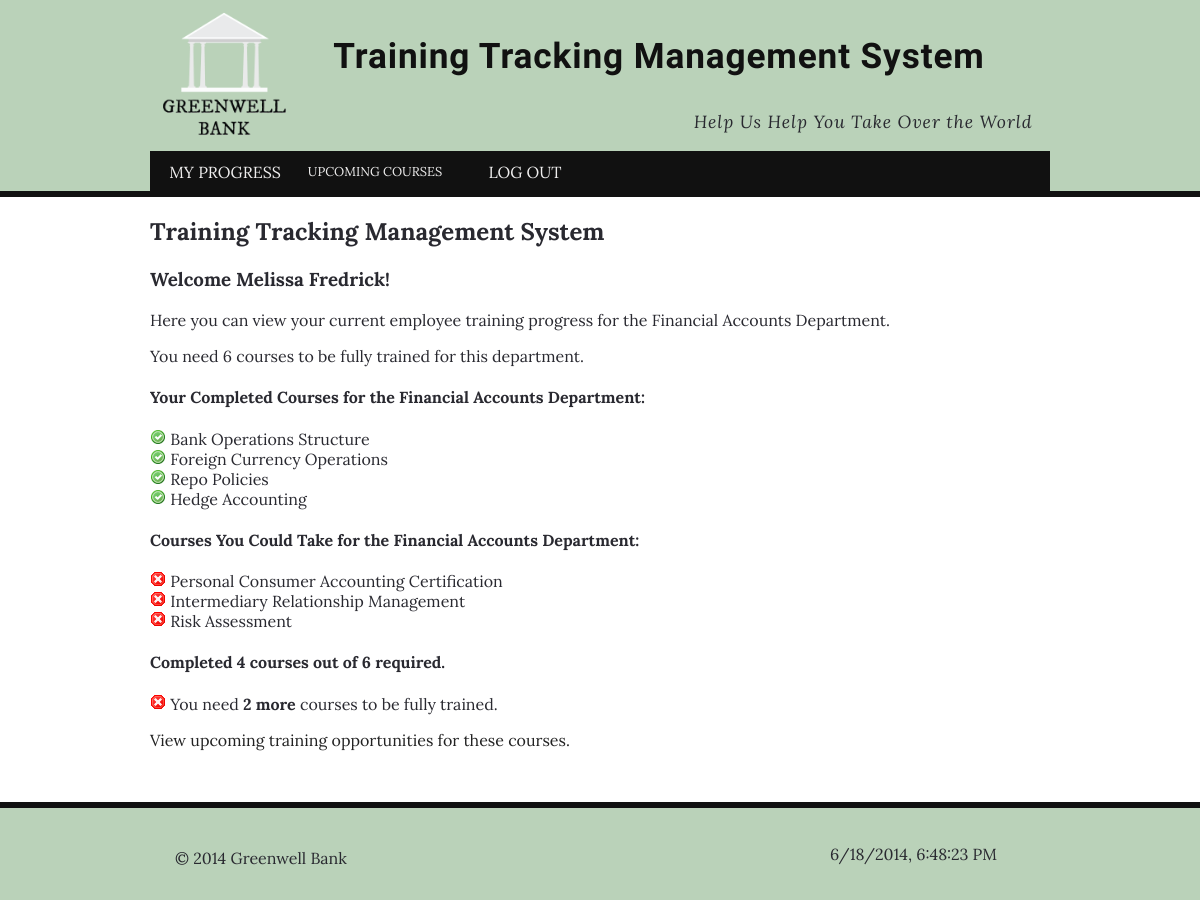
/main.php (signed in), run on the app's committed database.
### tables this page shows
CREATE TABLE IF NOT EXISTS `users` (
  `user_id` int(4) NOT NULL AUTO_INCREMENT,
  `username` varchar(40) NOT NULL,
  `pass` varchar(40) NOT NULL,
  `first_name` varchar(40) NOT NULL,
  `last_name` varchar(40) NOT NULL,
  `usergroup_id` int(4) NOT NULL,
  `department_id` int(4) NOT NULL,
  `active` int(1) NOT NULL DEFAULT '1',
  PRIMARY KEY (`user_id`)
);

CREATE TABLE IF NOT EXISTS `departments` (
  `department_id` int(4) NOT NULL,
  `department_name` varchar(40) NOT NULL,
  `department_desc` text NOT NULL,
  `required_courses` int(2) NOT NULL,
  PRIMARY KEY (`department_id`)
);

CREATE TABLE IF NOT EXISTS `users_courses` (
  `user_id` int(4) NOT NULL,
  `course_id` int(4) NOT NULL,
  PRIMARY KEY (`user_id`,`course_id`)
);

CREATE TABLE IF NOT EXISTS `courses` (
  `course_id` int(4) NOT NULL AUTO_INCREMENT,
  `course_name` varchar(80) NOT NULL,
  `department_id` int(4) NOT NULL,
  PRIMARY KEY (`course_id`)
);

### main.php (the view, shortened to what this page needs)
<h2>Training Tracking Management System</h2>
<h3>Welcome <?php echo "{$_SESSION['first_name']} {$_SESSION['last_name']}";?>!</h3>
<?php
	if ($_SESSION['usergroup_id'] == 4) {
		?>
		<div class="tablesection">
			<h3>System Users</h3>
			<a href="users_view.php"><p class="sectionbutton">View All Users</p></a>
			<a href="users_add.php"><p class="sectionbutton">Add New User</p></a>
			<a href="records_view.php"><p class="sectionbutton">View Employee Records</p></a>
			<a href="records_add.php"><p class="sectionbutton">Add Course Results</p></a>
		</div>
		<div class="tablesection">
			<h3>Training Courses</h3>
			<a href="courses_view.php"><p class="sectionbutton">View All Courses</p></a>
			<a href="courses_add.php"><p class="sectionbutton">Add New Course</p></a>
		</div>
		<div class="tablesection">
			<h3>Bank Departments</h3>
			<a href="departments_view.php"><p class="sectionbutton">View All Departments</p></a>
			<a href="departments_add.php"><p class="sectionbutton">Add New Department</p></a>
		</div>
	<?php
	} elseif ($_SESSION['usergroup_id'] == 1) {
		$view_user_id = $_SESSION['user_id'];
		$sql_view_user = "SELECT users.user_id, users.first_name, users.last_name, departments.department_id, departments.department_name, departments.required_courses
   										FROM users
   										INNER JOIN departments
   										on departments.department_id = users.department_id
   										WHERE user_id = $view_user_id";
   	$result_view_user = mysqli_query($dbc, $sql_view_user);
   	$row_view_user = mysqli_fetch_array($result_view_user);
		echo "<p>Here you can view your current employee training progress for the {$row_view_user['department_name']}.</p>";
		echo "<p>You need {$row_view_user['required_courses']} courses to be fully trained for this department.</p>";
 		$sql_users_courses_name = "SELECT users_courses.user_id, users_courses.course_id, courses.course_name
		      										FROM users_courses
		      										INNER JOIN courses
		      										on users_courses.course_id = courses.course_id
		      										WHERE user_id = $view_user_id";
		$result_users_courses_name = mysqli_query($dbc, $sql_users_courses_name);
		echo "<h4>Your Completed Courses for the {$row_view_user['department_name']}:</h4>";
		while ($row_users_courses_name = mysqli_fetch_array($result_users_courses_name)) {
			echo "<img src='img/ico_true.png'> {$row_users_courses_name['course_name']}<br>";
		}
		$sql_users_courses_name2 = "SELECT course_id, course_name FROM courses
															 WHERE department_id = {$row_view_user['department_id']} AND
															 course_id NOT IN
															 (SELECT course_id FROM users_courses WHERE user_id = {$row_view_user['user_id']})";
		$result_users_courses_name2 = mysqli_query($dbc, $sql_users_courses_name2);
		echo "<h4>Courses You Could Take for the {$row_view_user['department_name']}:</h4>";
		while ($row_users_courses_name2 = mysqli_fetch_array($result_users_courses_name2)) {
			echo "<img src='img/ico_false.png'> {$row_users_courses_name2['course_name']}<br>";
		}
		$completed_courses = mysqli_num_rows($result_users_courses_name);
		$needed_courses = $row_view_user['required_courses'];
   	echo "<h4>Completed $completed_courses courses out of $needed_courses required.</h4>";
   	if ($completed_courses >= $needed_courses) {
     	echo "<p><img src='img/ico_true.png'> Congratulations! You are <strong>fully trained</strong>!</p>";
     } else {
     	$to_go = $needed_courses - $completed_courses;
     	echo "<p><img src='img/ico_false.png'> You need <strong>$to_go more</strong> courses to be fully trained.</p>";
     	echo "<p><a href='courses_schedule.php'>View upcoming training opportunities for these courses.</a></p>";
     }
	} else {
		permission();
	}
?>

### css/style.css (style rules this page uses)
body { margin:0; padding:0; color: #292930; background: #fff; background-color: #bad2b9; font-family: 'Lora', serif; }
a { color: #A7BDA6; text-decoration: none; }
#content a:link, #content a:active, #content a:visited { color: #222; }

### data on the page
users: department.department_name "Financial Accounts Department", department.required_courses "6", department.required_courses "2"
users_courses: course.course_name "Bank Operations Structure"
users_courses: course.course_name "Foreign Currency Operations"
users_courses: course.course_name "Repo Policies"
users_courses: course.course_name "Hedge Accounting"
courses: course_name "Personal Consumer Accounting Certification"
courses: course_name "Intermediary Relationship Management"
courses: course_name "Risk Assessment"

### other printed values
$_SESSION['first_name'] "Melissa"
$_SESSION['last_name'] "Fredrick"
$completed_courses "4"
